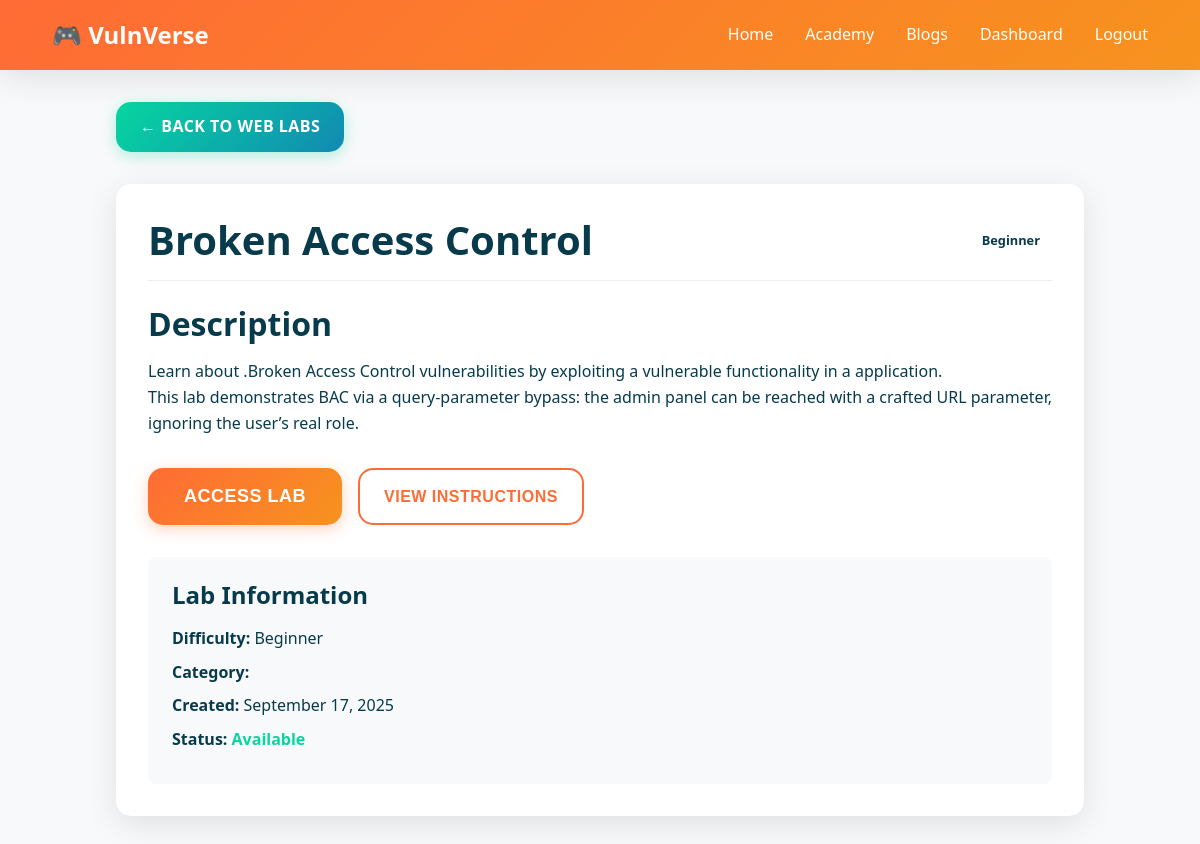
/labs/web/template/6/ (signed in), run on the app's committed database.
### labs_web/models.py (models this page shows, shortened)
class LabTemplate(models.Model):
    DIFFICULTY_CHOICES = [
        ('beginner', 'Beginner'),
        ('intermediate', 'Intermediate'),
        ('advanced', 'Advanced'),
    ]
    LAB_TYPE_CHOICES = [
        ('a01', 'A01: Broken Access Control'),
        ('a02', 'A02: Cryptographic Failures'),
        ('a03', 'A03: Injection'),
        ('a04', 'A04: Insecure Design'),
        ('a05', 'A05: Security Misconfiguration'),
        ('a06', 'A06: Vulnerable Components'),
        ('a07', 'A07: Auth & Identification Failures'),
        ('a08', 'A08: Software & Data Integrity Failures'),
        ('a09', 'A09: Security Logging & Monitoring Failures'),
        ('a10', 'A10: Server-Side Request Forgery'),
    ]
    name = models.CharField(max_length=100)
    description = models.TextField()
    difficulty = models.CharField(max_length=20, choices=DIFFICULTY_CHOICES, default='beginner')
    lab_type = models.CharField(max_length=20, choices=LAB_TYPE_CHOICES)
    docker_image = models.CharField(max_length=255, help_text="Docker image name for this lab")
    port_mapping = models.CharField(max_length=50, help_text="Port mapping for the container (e.g., '8080:80')")
    created_at = models.DateTimeField(auto_now_add=True)
    updated_at = models.DateTimeField(auto_now=True)
    is_active = models.BooleanField(default=True)

### labs_web/views.py (the view)
# urls.py: path('template/<int:template_id>/', views.lab_detail, name='lab_detail'),
@login_required
def lab_detail(request, template_id):
    template = get_object_or_404(LabTemplate, id=template_id, is_active=True)
    try:
        instance = LabInstance.objects.get(
            user=request.user,
            template=template,
            status__in=['creating', 'running']
        )
        has_active_instance = True
    except LabInstance.DoesNotExist:
        instance = None
        has_active_instance = False
    context = {
        'template': template,
        'instance': instance,
        'has_active_instance': has_active_instance,
    }
    return render(request, 'labs_web/lab_detail.html', context)

### labs_web/templates/labs_web/lab_detail.html (shortened to what this page needs)
{% extends 'base.html' %}
{% load static %}
{% block extra_css %}
<link rel="stylesheet" href="{% static 'css/main.css' %}">
{% endblock %}
{% block content %}
<div class="lab-detail-container">
    <div class="lab-header">
        <a href="{% url 'labs_index' %}" class="btn btn-secondary">← Back to Web Labs</a>
    </div>
    <div class="lab-content">
        <header class="lab-title">
            <h1>{{ template.name }}</h1>
            <span class="difficulty-badge difficulty-{{ template.difficulty }}">
                {{ template.get_difficulty_display }}
            </span>
        </header>
        <div class="lab-description">
            <h2>Description</h2>
            <p>{{ template.description|linebreaks }}</p>
        </div>
        <div class="lab-actions">
                <form method="POST" action="{% url 'start_lab' template.id %}" style="display:inline;">
                    <button type="submit" class="btn btn-primary btn-large">Access Lab</button>
                </form>
                <button class="btn btn-outline">View Instructions</button>
        </div>
        <div class="lab-info">
            <h3>Lab Information</h3>
            <ul>
                <li><strong>Difficulty:</strong> {{ template.get_difficulty_display }}</li>
                <li><strong>Category:</strong> {{ template.category }}</li>
                <li><strong>Created:</strong> {{ template.created_at|date:"F d, Y" }}</li>
                <li><strong>Status:</strong>
                    {% if template.is_active %}
                        <span class="status-available">Available</span>
                    {% else %}
                        <span class="status-unavailable">Unavailable</span>
                    {% endif %}
                </li>
            </ul>
        </div>
    </div>
</div>
{% endblock %}

### vulnverse_app/static/css/main.css (style rules this page uses)
:root { --primary-color: #ff6b35; --secondary-color: #f7931e; --accent-color: #ffd23f; --success-color: #06d6a0; --danger-color: #ef476f; --warning-color: #ffd23f; --info-color: #118ab2; --dark-color: #073b4c; --light-color: #f8f9fa; --white: #ffffff; --primary-gradient: linear-gradient(135deg, #ff6b35, #f7931e); --secondary-gradient: linear-gradient(135deg, #06d6a0, #118ab2); --danger-gradient: linear-gradient(135deg, #ef476f, #ff6b35); --dark-gradient: linear-gradient(135deg, #073b4c, #118ab2); --card-shadow: 0 8px 32px rgba(0,0,0,0.1); --hover-shadow: 0 12px 40px rgba(0,0,0,0.15); --button-shadow: 0 4px 15px rgba(255,107,53,0.3); --border-radius: 15px; --border-radius-sm: 8px; --border-radius-lg: 25px; --transition: all 0.3s cubic-bezier(0.4, 0, 0.2, 1); --transition-fast: all 0.2s ease; }
* { margin: 0; padding: 0; box-sizing: border-box; }
body { font-family: 'Segoe UI', Tahoma, Geneva, Verdana, sans-serif; line-height: 1.6; color: var(--dark-color); background: var(--light-color); }
h1, h2, h3, h4, h5, h6 { font-weight: 700; line-height: 1.2; margin-bottom: 1rem; }
h1 { font-size: 2.5rem; }
h2 { font-size: 2rem; }
h3 { font-size: 1.5rem; }
.btn { display: inline-flex; align-items: center; justify-content: center; padding: 12px 24px; border: none; border-radius: var(--border-radius); font-size: 16px; font-weight: 600; text-decoration: none; cursor: pointer; transition: var(--transition); position: relative; overflow: hidden; text-transform: uppercase; letter-spacing: 0.5px; }
.btn::before { content: ''; position: absolute; top: 0; left: -100%; width: 100%; height: 100%; background: linear-gradient(90deg, transparent, rgba(255,255,255,0.2), transparent); transition: left 0.5s; }
.btn-primary { background: var(--primary-gradient); color: var(--white); box-shadow: var(--button-shadow); }
.btn-secondary { background: var(--secondary-gradient); color: var(--white); box-shadow: 0 4px 15px rgba(6,214,160,0.3); }
.btn-outline { background: transparent; color: var(--primary-color); border: 2px solid var(--primary-color); }
.btn-large { padding: 18px 36px; font-size: 18px; }

### labs_web/templates/labs_web/lab_detail.html (style rules this page uses)
.lab-detail-container { max-width: 1000px; margin: 2rem auto; padding: 0 1rem; }
.lab-header { margin-bottom: 2rem; }
.lab-content { background: var(--white); border-radius: var(--border-radius); box-shadow: var(--card-shadow); padding: 2rem; }
.lab-title { display: flex; align-items: center; justify-content: space-between; margin-bottom: 1.5rem; padding-bottom: 1rem; border-bottom: 1px solid #eee; }
.lab-title h1 { margin: 0; color: var(--dark-color); }
.difficulty-badge { display: inline-block; padding: 0.25rem 0.75rem; border-radius: 50px; font-size: 0.8rem; font-weight: 600; }
.lab-description { margin-bottom: 2rem; }
.lab-actions { display: flex; gap: 1rem; margin-bottom: 2rem; }
.lab-info { background-color: #f8f9fa; border-radius: var(--border-radius-sm); padding: 1.5rem; }
.lab-info ul { list-style: none; padding: 0; }
.lab-info li { margin-bottom: 0.5rem; }
.status-available { color: var(--success-color); font-weight: 600; }

### data on the page
LabTemplate: name "Broken Access Control", difficulty "Beginner", description "Learn about .Broken Access Control vulnerabilities by exploiting a vulnerable functionality in a application. This lab demonstrates BAC via a query-parameter bypass: the admin panel can be reached with a crafted URL parameter, ignoring the user’s real role.", created_at "September 17, 2025"
